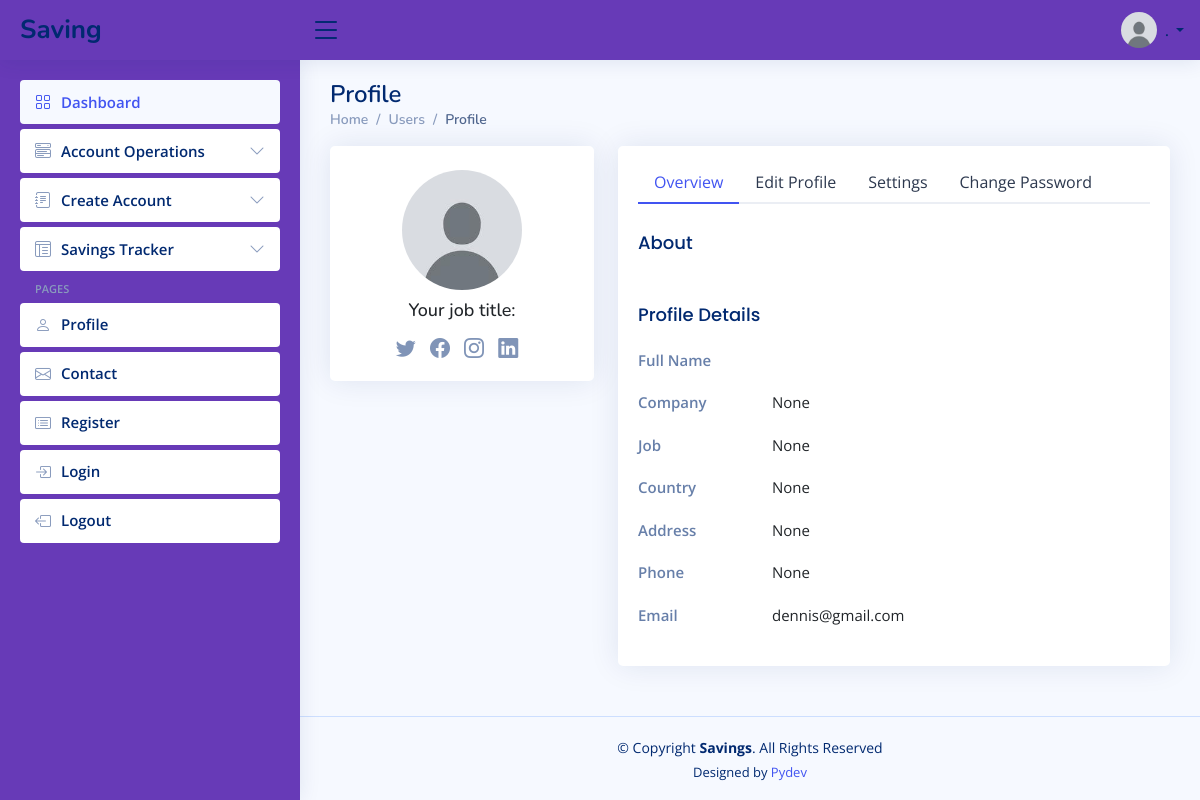
The page /accounts/userprofile (signed in) on the database its author committed.
### accounts/models.py (models this page shows, shortened)
class User(AbstractUser):
	is_account_staff = models.BooleanField("Is account_staff", default=False)
	is_customer = models.BooleanField("Is customer", default=False)
	is_employee = models.BooleanField("Is employee", default=False)

class Profile(models.Model):
	user             = models.OneToOneField(settings.AUTH_USER_MODEL, on_delete=models.CASCADE)
	image            = models.ImageField(default="default.jpg", upload_to="profile_pics")
	about            = models.TextField()
	company          = models.CharField(max_length=100, blank=True, null=True)
	job              = models.CharField(max_length=100, blank=True, null=True)
	country          = models.CharField(max_length=100, blank=True, null=True)
	address          = models.CharField(max_length=100, blank=True, null=True)
	phone            = models.CharField(max_length=100, blank=True, null=True)
	twitter_profile  = models.CharField(max_length=100, blank=True, null=True)
	facebook_profile = models.CharField(max_length=100, blank=True, null=True)
	instagram_profile = models.CharField(max_length=100, blank=True, null=True)
	linkedin_profile = models.CharField(max_length=100, blank=True, null=True)

### accounts/views.py (the view)
# urls.py: path("userprofile", views.userprofile, name="userprofile"),
@login_required
def userprofile(request):
	if request.method == "POST":
		u_form = UserUpdateForm(request.POST, instance=request.user)
		p_form = ProfileUpdateForm(request.POST,
			     request.FILES, instance=request.user.profile)
		if u_form.is_valid() and p_form.is_valid():
			u_form.save()
			p_form.save()
			messages.success(request, f"Your account has been updated successfully!")
			return redirect("userprofile")
	else:
		u_form = UserUpdateForm(instance=request.user)
		p_form = ProfileUpdateForm(instance=request.user.profile)
	context = {
		"u_form": u_form,
		"p_form": p_form,
	}
	return render(request, "accounts/user_profile.html", context)

### savings/classes.py (called while the page is built)
def get_transaction_history(user):
	accounts = user.account_set.all()#Account.objects.filter(user=user)
	transactions = Statements.objects.filter(account_number__in=accounts).order_by("-transaction_date")
	return transactions

def get_account_details(user):
	details = Account.objects.filter(user=user)
	return details

def get_calender():
	current_date = datetime.now()
	current_year = current_date.year
	month = current_date.month
	day = current_date.day
	month_name = calendar.month_name[month]
	cal = calendar.monthcalendar(current_year, month)
	return month_name, current_year, cal, day

### templates/accounts/user_profile.html (shortened to what this page needs)
{% load static %} {% load crispy_forms_tags %}
<!DOCTYPE html>
<html lang="en">
  <head>
    <link
      href="{% static 'assets/vendor/bootstrap/css/bootstrap.min.css' %}"
      rel="stylesheet"
    />
    <link
      href="{% static 'assets/vendor/bootstrap-icons/bootstrap-icons.css' %}"
      rel="stylesheet"
    />
    <link
      href="{% static 'assets/vendor/boxicons/css/boxicons.min.css' %}"
      rel="stylesheet"
    />
    <link
      href="{% static 'assets/vendor/quill/quill.snow.css' %}"
      rel="stylesheet"
    />
    <link
      href="{% static 'assets/vendor/quill/quill.bubble.css' %}"
      rel="stylesheet"
    />
    <link
      href="{% static 'assets/vendor/remixicon/remixicon.css' %}"
      rel="stylesheet"
    />
    <link
      href="{% static 'assets/vendor/simple-datatables/style.css' %}"
      rel="stylesheet"
    />
    <link href="{% static 'assets/css/style.css' %}" rel="stylesheet" />
  </head>
  <body>
    <header id="header" class="header fixed-top d-flex align-items-center">
      <div class="d-flex align-items-center justify-content-between">
        <a href="{% url 'savings' %}" class="logo d-flex align-items-center">
          <span class="d-none d-lg-block">Saving</span>
        </a>
        <i class="bi bi-list toggle-sidebar-btn"></i>
      </div>
      <nav class="header-nav ms-auto">
        <ul class="d-flex align-items-center">
          <li class="nav-item dropdown pe-3">
            <a
              class="nav-link nav-profile d-flex align-items-center pe-0"
              href="#"
              data-bs-toggle="dropdown"
            >
              <img
                src="{{user.profile.image.url}}"
                alt="Profile"
                class="rounded-circle"
              />
              <span class="d-none d-md-block dropdown-toggle ps-2"
                >{{user.first_name|slice:"0:1"}}. {{user.last_name}}</span
              > </a
            >
          </li>
        </ul>
      </nav>
    </header>
    <aside id="sidebar" class="sidebar">
      <ul class="sidebar-nav" id="sidebar-nav">
        <li class="nav-item">
          <a class="nav-link" href="{% url 'savings' %}">
            <i class="bi bi-grid"></i>
            <span>Dashboard</span>
          </a>
        </li>
        <li class="nav-item">
          <a
            class="nav-link collapsed"
            data-bs-target="#components-nav"
            data-bs-toggle="collapse"
            href="#"
          >
            <i class="bi bi-menu-button-wide"></i><span>Account Operations</span
            ><i class="bi bi-chevron-down ms-auto"></i>
          </a>
        </li>
        <li class="nav-item">
          <a
            class="nav-link collapsed"
            data-bs-target="#forms-nav"
            data-bs-toggle="collapse"
            href="#"
          >
            <i class="bi bi-journal-text"></i><span>Create Account</span
            ><i class="bi bi-chevron-down ms-auto"></i>
          </a>
        </li>
        <li class="nav-item">
          <a
            class="nav-link collapsed"
            data-bs-target="#tables-nav"
            data-bs-toggle="collapse"
            href="#"
          >
            <i class="bi bi-layout-text-window-reverse"></i><span>Savings Tracker</span>
            <i class="bi bi-chevron-down ms-auto"></i>
          </a>
        </li>
        <li class="nav-heading">Pages</li>
        <li class="nav-item">
          <a class="nav-link collapsed" href="{% url 'userprofile' %}">
            <i class="bi bi-person"></i>
            <span>Profile</span>
          </a>
        </li>
        <li class="nav-item">
          <a class="nav-link collapsed" href="{% url 'contact_us' %}">
            <i class="bi bi-envelope"></i>
            <span>Contact</span>
          </a>
        </li>
        <li class="nav-item">
          <a class="nav-link collapsed" href="{% url 'register' %}">
            <i class="bi bi-card-list"></i>
            <span>Register</span>
          </a>
        </li>
        <li class="nav-item">
          <a class="nav-link collapsed" href="{% url 'login' %}">
            <i class="bi bi-box-arrow-in-right"></i>
            <span>Login</span>
          </a>
        </li>
        <li class="nav-item">
          <a class="nav-link collapsed" href="{% url 'logout' %}">
            <i class="bi bi-box-arrow-left"></i>
            <span>Logout</span>
          </a>
        </li>
      </ul>
    </aside>
    <main id="main" class="main">
      <div class="pagetitle">
        <h1>Profile</h1>
        <nav>
          <ol class="breadcrumb">
            <li class="breadcrumb-item">
              <a href="{% url 'savings' %}">Home</a>
            </li>
            <li class="breadcrumb-item">Users</li>
            <li class="breadcrumb-item active">Profile</li>
          </ol>
        </nav>
      </div>
      <section class="section profile">
        <div class="row">
          <div class="col-xl-4">
            <div class="card">
              <div
                class="card-body profile-card pt-4 d-flex flex-column align-items-center"
              >
                <img
                  src="{{ user.profile.image.url }}"
                  #height="100px"
                  #width="200px"
                  alt="Profile"
                  class="rounded-circle"
                />
                {% if user.profile.job %}
                <h3>{{user.profile.job}}</h3>
                {% else %}
                <h3>Your job title:</h3>
                {% endif %}
                <div class="social-links mt-2">
                  <a href="#" class="twitter"><i class="bi bi-twitter"></i></a>
                  <a href="#" class="facebook"
                    ><i class="bi bi-facebook"></i
                  ></a>
                  <a href="#" class="instagram"
                    ><i class="bi bi-instagram"></i
                  ></a>
                  <a href="#" class="linkedin"
                    ><i class="bi bi-linkedin"></i
                  ></a>
                </div>
              </div>
            </div>
          </div>
          <div class="col-xl-8">
            <div class="card">
              <div class="card-body pt-3">
                <ul class="nav nav-tabs nav-tabs-bordered">
                  <li class="nav-item">
                    <button
                      class="nav-link active"
                      data-bs-toggle="tab"
                      data-bs-target="#profile-overview"
                    >
                      Overview
                    </button>
                  </li>
                  <li class="nav-item">
                    <button
                      class="nav-link"
                      data-bs-toggle="tab"
                      data-bs-target="#profile-edit"
                    >
                      Edit Profile
                    </button>
                  </li>
                  <li class="nav-item">
                    <button
                      class="nav-link"
                      data-bs-toggle="tab"
                      data-bs-target="#profile-settings"
                    >
                      Settings
                    </button>
                  </li>
                  <li class="nav-item">
                    <button
                      class="nav-link"
                      data-bs-toggle="tab"
                      data-bs-target="#profile-change-password"
                    >
                      Change Password
                    </button>
                  </li>
                </ul>
                <div class="tab-content pt-2">
                  <div
                    class="tab-pane fade show active profile-overview"
                    id="profile-overview"
                  >
                    <h5 class="card-title">About</h5>
                    <h5 class="card-title">Profile Details</h5>
                    <div class="row">
                      <div class="col-lg-3 col-md-4 label">Full Name</div>
                      <div class="col-lg-9 col-md-8">
                      </div>
                    </div>
                    <div class="row">
                      <div class="col-lg-3 col-md-4 label">Company</div>
                      <div class="col-lg-9 col-md-8">
                        {{user.profile.company}}
                      </div>
                    </div>
                    <div class="row">
                      <div class="col-lg-3 col-md-4 label">Job</div>
                      <div class="col-lg-9 col-md-8">{{user.profile.job}}</div>
                    </div>
                    <div class="row">
                      <div class="col-lg-3 col-md-4 label">Country</div>
                      <div class="col-lg-9 col-md-8">
                        {{user.profile.country}}
                      </div>
                    </div>
                    <div class="row">
                      <div class="col-lg-3 col-md-4 label">Address</div>
                      <div class="col-lg-9 col-md-8">
                        {{user.profile.address}}
                      </div>
                    </div>
                    <div class="row">
                      <div class="col-lg-3 col-md-4 label">Phone</div>
                      <div class="col-lg-9 col-md-8">
                        {{user.profile.phone}}
                      </div>
                    </div>
                    <div class="row">
                      <div class="col-lg-3 col-md-4 label">Email</div>
                      <div class="col-lg-9 col-md-8">{{user.email}}</div>
                    </div>
                  </div>
                </div>
              </div>
            </div>
          </div>
        </div>
      </section>
    </main>
    <footer id="footer" class="footer">
      <div class="copyright">
        &copy; Copyright <strong><span>Savings</span></strong
        >. All Rights Reserved
      </div>
      <div class="credits">Designed by <a href="">Pydev</a></div>
    </footer>
  </body>
</html>

### static/assets/css/style.css (style rules this page uses)
:root { scroll-behavior: smooth; }
body { font-family: "Open Sans", sans-serif; background: #f6f9ff; color: #444444; }
a { color: #4154f1; text-decoration: none; }
h1, h2, h3, h4, h5, h6 { font-family: "Nunito", sans-serif; }
#main { margin-top: 60px; padding: 20px 30px; transition: all 0.3s; }
.pagetitle { margin-bottom: 10px; }
.pagetitle h1 { font-size: 24px; margin-bottom: 0; font-weight: 600; color: #012970; }
.card { margin-bottom: 30px; border: none; border-radius: 5px; box-shadow: 0px 0 30px rgba(1, 41, 112, 0.1); }
.card-title { padding: 20px 0 15px 0; font-size: 18px; font-weight: 500; color: #012970; font-family: "Poppins", sans-serif; }
.card-body { padding: 0 20px 20px 20px; }
.breadcrumb { font-size: 14px; font-family: "Nunito", sans-serif; color: #899bbd; font-weight: 600; }
.breadcrumb a { color: #899bbd; transition: 0.3s; }
.breadcrumb .breadcrumb-item::before { color: #899bbd; }
.breadcrumb .active { color: #51678f; font-weight: 600; }
.nav-tabs-bordered { border-bottom: 2px solid #ebeef4; }
.nav-tabs-bordered .nav-link { margin-bottom: -2px; border: none; color: #2c384e; }
.nav-tabs-bordered .nav-link.active { background-color: #fff; color: #4154f1; border-bottom: 2px solid #4154f1; }
.logo { line-height: 1; }
@media (min-width: 1200px) { .logo { width: 280px; } }
.logo span { font-size: 26px; font-weight: 700; color: #012970; font-family: "Nunito", sans-serif; }
.header { transition: all 0.5s; z-index: 997; height: 60px; box-shadow: 0px 2px 20px rgba(1, 41, 112, 0.1); background-color: #673AB7; padding-left: 20px; }
.header .toggle-sidebar-btn { font-size: 32px; padding-left: 10px; cursor: pointer; color: #012970; }
.header-nav ul { list-style: none; }
.header-nav>ul { margin: 0; padding: 0; }
.header-nav .nav-profile { color: #012970; }
.header-nav .nav-profile img { max-height: 36px; }
.header-nav .nav-profile span { font-size: 14px; font-weight: 600; }
.sidebar { position: fixed; top: 60px; left: 0; bottom: 0; width: 300px; z-index: 996; transition: all 0.3s; padding: 20px; overflow-y: auto; scrollbar-width: thin; scrollbar-color: #aab7cf transparent; box-shadow: 0px 0px 20px rgba(1, 41, 112, 0.1); background-color: #673AB7; }
@media (min-width: 1200px) { #main, #footer { margin-left: 300px; } }
.sidebar-nav { padding: 0; margin: 0; list-style: none; }
.sidebar-nav li { padding: 0; margin: 0; list-style: none; }
.sidebar-nav .nav-item { margin-bottom: 5px; }
.sidebar-nav .nav-heading { font-size: 11px; text-transform: uppercase; color: #899bbd; font-weight: 600; margin: 10px 0 5px 15px; }
.sidebar-nav .nav-link { display: flex; align-items: center; font-size: 15px; font-weight: 600; color: #4154f1; transition: 0.3; background: #f6f9ff; padding: 10px 15px; border-radius: 4px; }
.sidebar-nav .nav-link i { font-size: 16px; margin-right: 10px; color: #4154f1; }
.sidebar-nav .nav-link.collapsed { color: #012970; background: #fff; }
.sidebar-nav .nav-link.collapsed i { color: #899bbd; }
.sidebar-nav .nav-link .bi-chevron-down { margin-right: 0; transition: transform 0.2s ease-in-out; }
.profile .profile-card img { max-width: 120px; }
.profile .profile-card h3 { font-size: 18px; }
.profile .profile-card .social-links a { font-size: 20px; display: inline-block; color: rgba(1, 41, 112, 0.5); line-height: 0; margin-right: 10px; transition: 0.3s; }
.profile .profile-overview .row { margin-bottom: 20px; font-size: 15px; }
.profile .profile-overview .card-title { color: #012970; }
.profile .profile-overview .label { font-weight: 600; color: rgba(1, 41, 112, 0.6); }
.footer { padding: 20px 0; font-size: 14px; transition: all 0.3s; border-top: 1px solid #cddfff; }
.footer .copyright { text-align: center; color: #012970; }
.footer .credits { padding-top: 5px; text-align: center; font-size: 13px; color: #012970; }

### rows shown on the page
User: profile.image (placeholder picture), profile.company "None", profile.job "None", profile.country "None", profile.address "None", profile.phone "None", email "dennis@gmail.com"
